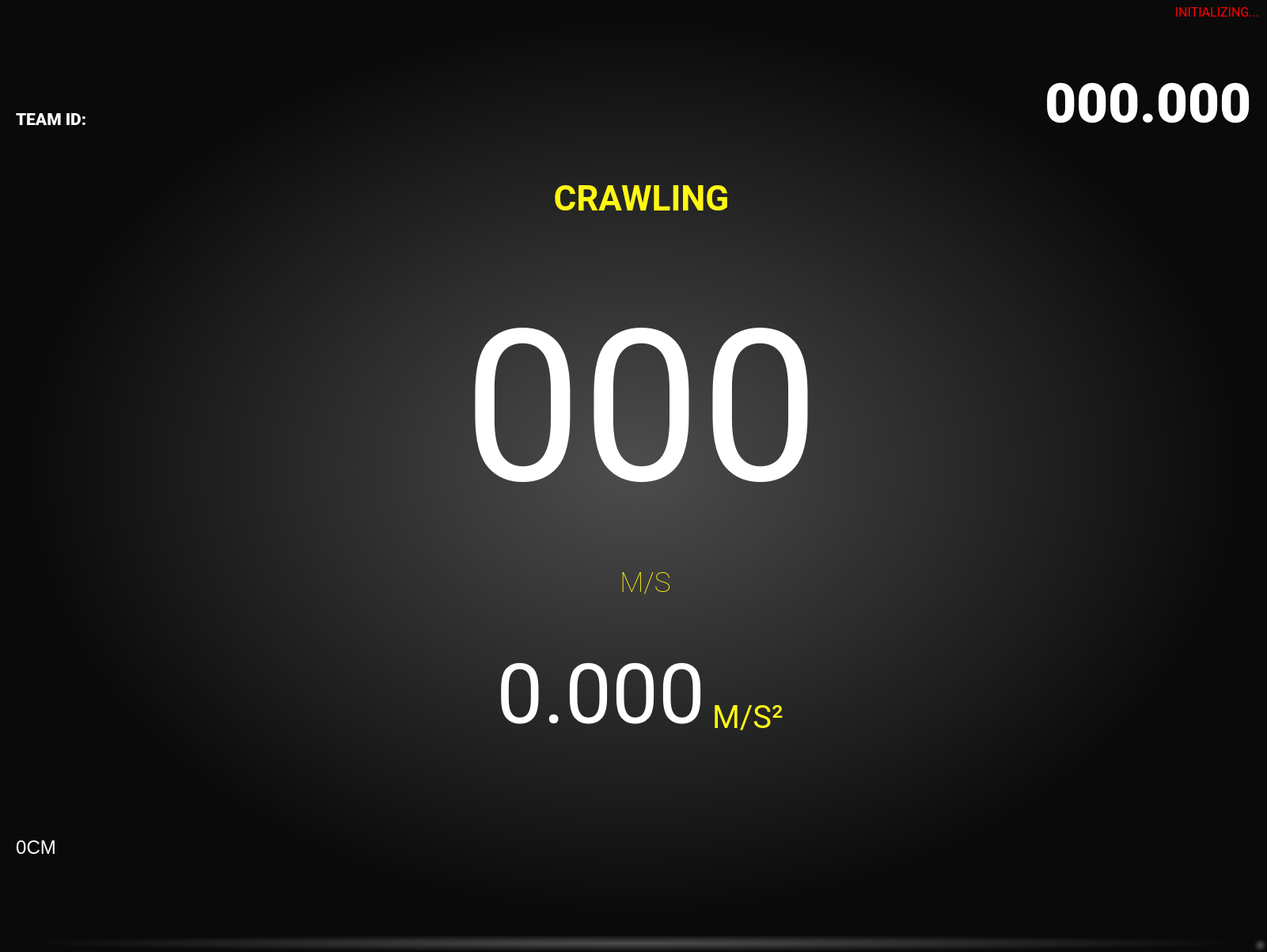
<?xml version="1.0" encoding="UTF-8"?>
<ui version="4.0">
 <class>MainWindow</class>
 <widget class="QMainWindow" name="MainWindow">
  <property name="enabled">
   <bool>true</bool>
  </property>
  <property name="geometry">
   <rect>
    <x>0</x>
    <y>0</y>
    <width>1601</width>
    <height>1203</height>
   </rect>
  </property>
  <property name="windowTitle">
   <string>MainWindow</string>
  </property>
  <property name="styleSheet">
   <string notr="true">background: qradialgradient(spread:pad, cx:0.5, cy:0.5, radius:0.5, fx:0.5, fy:0.5, stop:0 rgba(77, 77, 77, 255), stop:0.960199 rgba(10, 10, 10, 255))</string>
  </property>
  <property name="animated">
   <bool>false</bool>
  </property>
  <widget class="QWidget" name="centralwidget">
   <widget class="QLabel" name="teamId">
    <property name="geometry">
     <rect>
      <x>20</x>
      <y>130</y>
      <width>331</width>
      <height>41</height>
     </rect>
    </property>
    <property name="font">
     <font>
      <family>Roboto</family>
      <pointsize>16</pointsize>
      <weight>99</weight>
      <bold>true</bold>
     </font>
    </property>
    <property name="styleSheet">
     <string notr="true">color: white;
font-weight: 900;
background: transparent;</string>
    </property>
    <property name="text">
     <string>TEAM ID:</string>
    </property>
   </widget>
   <widget class="QLabel" name="timer">
    <property name="geometry">
     <rect>
      <x>1230</x>
      <y>90</y>
      <width>351</width>
      <height>81</height>
     </rect>
    </property>
    <property name="font">
     <font>
      <family>Roboto</family>
      <pointsize>52</pointsize>
      <weight>99</weight>
      <bold>true</bold>
     </font>
    </property>
    <property name="layoutDirection">
     <enum>Qt::RightToLeft</enum>
    </property>
    <property name="styleSheet">
     <string notr="true">color: white;
font-weight: 900;
text-align: right;
background: transparent;</string>
    </property>
    <property name="text">
     <string>000.000</string>
    </property>
    <property name="alignment">
     <set>Qt::AlignRight|Qt::AlignTrailing|Qt::AlignVCenter</set>
    </property>
   </widget>
   <widget class="QLabel" name="speedLabel">
    <property name="geometry">
     <rect>
      <x>370</x>
      <y>260</y>
      <width>881</width>
      <height>511</height>
     </rect>
    </property>
    <property name="font">
     <font>
      <family>Roboto</family>
      <pointsize>272</pointsize>
      <weight>50</weight>
      <bold>false</bold>
     </font>
    </property>
    <property name="styleSheet">
     <string notr="true">color: white;
background: transparent;</string>
    </property>
    <property name="text">
     <string>000</string>
    </property>
    <property name="scaledContents">
     <bool>false</bool>
    </property>
    <property name="alignment">
     <set>Qt::AlignCenter</set>
    </property>
   </widget>
   <widget class="QLabel" name="podClipArt">
    <property name="geometry">
     <rect>
      <x>60</x>
      <y>1080</y>
      <width>1501</width>
      <height>80</height>
     </rect>
    </property>
    <property name="styleSheet">
     <string notr="true">color: white;
margin-left: 0px;
background: transparent;</string>
    </property>
    <property name="frameShadow">
     <enum>QFrame::Plain</enum>
    </property>
    <property name="text">
     <string/>
    </property>
    <property name="pixmap">
     <pixmap>pod.png</pixmap>
    </property>
    <property name="scaledContents">
     <bool>false</bool>
    </property>
   </widget>
   <widget class="QLabel" name="progressBar">
    <property name="geometry">
     <rect>
      <x>20</x>
      <y>1100</y>
      <width>51</width>
      <height>30</height>
     </rect>
    </property>
    <property name="styleSheet">
     <string notr="true">background: transparent;</string>
    </property>
    <property name="text">
     <string/>
    </property>
    <property name="pixmap">
     <pixmap>progressBar2.png</pixmap>
    </property>
   </widget>
   <widget class="QLabel" name="distanceLabel">
    <property name="geometry">
     <rect>
      <x>-30</x>
      <y>1040</y>
      <width>151</width>
      <height>61</height>
     </rect>
    </property>
    <property name="styleSheet">
     <string notr="true">color:white;
font-size: 24px; 
background: transparent; 
</string>
    </property>
    <property name="text">
     <string>0CM</string>
    </property>
    <property name="alignment">
     <set>Qt::AlignCenter</set>
    </property>
   </widget>
   <widget class="QLabel" name="hyperloop_logo">
    <property name="geometry">
     <rect>
      <x>10</x>
      <y>10</y>
      <width>211</width>
      <height>41</height>
     </rect>
    </property>
    <property name="styleSheet">
     <string notr="true">background: transparent;</string>
    </property>
    <property name="lineWidth">
     <number>0</number>
    </property>
    <property name="text">
     <string/>
    </property>
    <property name="pixmap">
     <pixmap>hyperloop logo canva.png</pixmap>
    </property>
    <property name="scaledContents">
     <bool>true</bool>
    </property>
   </widget>
   <widget class="QLabel" name="spedometer">
    <property name="geometry">
     <rect>
      <x>210</x>
      <y>-80</y>
      <width>1255</width>
      <height>1255</height>
     </rect>
    </property>
    <property name="styleSheet">
     <string notr="true">background:transparent;</string>
    </property>
    <property name="text">
     <string/>
    </property>
    <property name="pixmap">
     <pixmap>speedometer4.png</pixmap>
    </property>
    <property name="scaledContents">
     <bool>true</bool>
    </property>
   </widget>
   <widget class="QLabel" name="errors_label">
    <property name="geometry">
     <rect>
      <x>840</x>
      <y>-10</y>
      <width>751</width>
      <height>51</height>
     </rect>
    </property>
    <property name="font">
     <font>
      <family>Roboto</family>
      <pointsize>12</pointsize>
     </font>
    </property>
    <property name="styleSheet">
     <string notr="true">color: red; background: transparent;</string>
    </property>
    <property name="text">
     <string>INITIALIZING...</string>
    </property>
    <property name="alignment">
     <set>Qt::AlignRight|Qt::AlignTrailing|Qt::AlignVCenter</set>
    </property>
   </widget>
   <widget class="QLabel" name="mph">
    <property name="geometry">
     <rect>
      <x>1270</x>
      <y>170</y>
      <width>351</width>
      <height>16</height>
     </rect>
    </property>
    <property name="styleSheet">
     <string notr="true">background: transparent</string>
    </property>
    <property name="text">
     <string/>
    </property>
    <property name="pixmap">
     <pixmap>line.png</pixmap>
    </property>
    <property name="scaledContents">
     <bool>true</bool>
    </property>
   </widget>
   <widget class="QLabel" name="label_9">
    <property name="geometry">
     <rect>
      <x>740</x>
      <y>700</y>
      <width>151</width>
      <height>71</height>
     </rect>
    </property>
    <property name="font">
     <font>
      <family>Roboto</family>
      <pointsize>26</pointsize>
      <weight>3</weight>
      <italic>false</italic>
      <bold>false</bold>
     </font>
    </property>
    <property name="autoFillBackground">
     <bool>false</bool>
    </property>
    <property name="styleSheet">
     <string notr="true">color: rgb(255, 247, 19);
background: transparent;
font: 25 26pt &quot;Roboto&quot;;</string>
    </property>
    <property name="text">
     <string>M/S</string>
    </property>
    <property name="alignment">
     <set>Qt::AlignCenter</set>
    </property>
   </widget>
   <widget class="QLabel" name="accele">
    <property name="geometry">
     <rect>
      <x>560</x>
      <y>822</y>
      <width>331</width>
      <height>111</height>
     </rect>
    </property>
    <property name="font">
     <font>
      <family>Roboto</family>
      <pointsize>79</pointsize>
      <weight>50</weight>
      <italic>false</italic>
      <bold>false</bold>
     </font>
    </property>
    <property name="styleSheet">
     <string notr="true">color: white; background: transparent; </string>
    </property>
    <property name="text">
     <string>0.000</string>
    </property>
    <property name="alignment">
     <set>Qt::AlignRight|Qt::AlignTrailing|Qt::AlignVCenter</set>
    </property>
   </widget>
   <widget class="QLabel" name="stateLabel">
    <property name="geometry">
     <rect>
      <x>490</x>
      <y>180</y>
      <width>641</width>
      <height>141</height>
     </rect>
    </property>
    <property name="font">
     <font>
      <family>Roboto</family>
      <pointsize>33</pointsize>
      <weight>75</weight>
      <italic>false</italic>
      <bold>true</bold>
     </font>
    </property>
    <property name="autoFillBackground">
     <bool>false</bool>
    </property>
    <property name="styleSheet">
     <string notr="true">color: rgb(255, 247, 19);
background: transparent;
</string>
    </property>
    <property name="text">
     <string>CRAWLING</string>
    </property>
    <property name="alignment">
     <set>Qt::AlignCenter</set>
    </property>
   </widget>
   <widget class="QLabel" name="label_7">
    <property name="geometry">
     <rect>
      <x>900</x>
      <y>880</y>
      <width>131</width>
      <height>51</height>
     </rect>
    </property>
    <property name="font">
     <font>
      <family>Roboto</family>
      <pointsize>30</pointsize>
      <weight>50</weight>
      <italic>false</italic>
      <bold>false</bold>
     </font>
    </property>
    <property name="styleSheet">
     <string notr="true">color: rgb(255, 247, 19);
background: transparent;</string>
    </property>
    <property name="text">
     <string>M/S²</string>
    </property>
   </widget>
   <widget class="QLabel" name="label_10">
    <property name="geometry">
     <rect>
      <x>-70</x>
      <y>-130</y>
      <width>481</width>
      <height>251</height>
     </rect>
    </property>
    <property name="styleSheet">
     <string notr="true">background: transparent;</string>
    </property>
    <property name="text">
     <string/>
    </property>
    <property name="pixmap">
     <pixmap>gloss.png</pixmap>
    </property>
    <property name="scaledContents">
     <bool>true</bool>
    </property>
   </widget>
   <widget class="QLabel" name="mph_4">
    <property name="geometry">
     <rect>
      <x>-10</x>
      <y>170</y>
      <width>351</width>
      <height>16</height>
     </rect>
    </property>
    <property name="styleSheet">
     <string notr="true">background: transparent</string>
    </property>
    <property name="text">
     <string/>
    </property>
    <property name="pixmap">
     <pixmap>line.png</pixmap>
    </property>
    <property name="scaledContents">
     <bool>true</bool>
    </property>
   </widget>
   <zorder>spedometer</zorder>
   <zorder>speedLabel</zorder>
   <zorder>label_10</zorder>
   <zorder>hyperloop_logo</zorder>
   <zorder>teamId</zorder>
   <zorder>timer</zorder>
   <zorder>progressBar</zorder>
   <zorder>podClipArt</zorder>
   <zorder>distanceLabel</zorder>
   <zorder>errors_label</zorder>
   <zorder>mph</zorder>
   <zorder>label_9</zorder>
   <zorder>accele</zorder>
   <zorder>stateLabel</zorder>
   <zorder>label_7</zorder>
   <zorder>mph_4</zorder>
  </widget>
  <widget class="QMenuBar" name="menubar">
   <property name="geometry">
    <rect>
     <x>0</x>
     <y>0</y>
     <width>1601</width>
     <height>26</height>
    </rect>
   </property>
  </widget>
  <widget class="QStatusBar" name="statusbar"/>
 </widget>
 <resources/>
 <connections/>
</ui>
